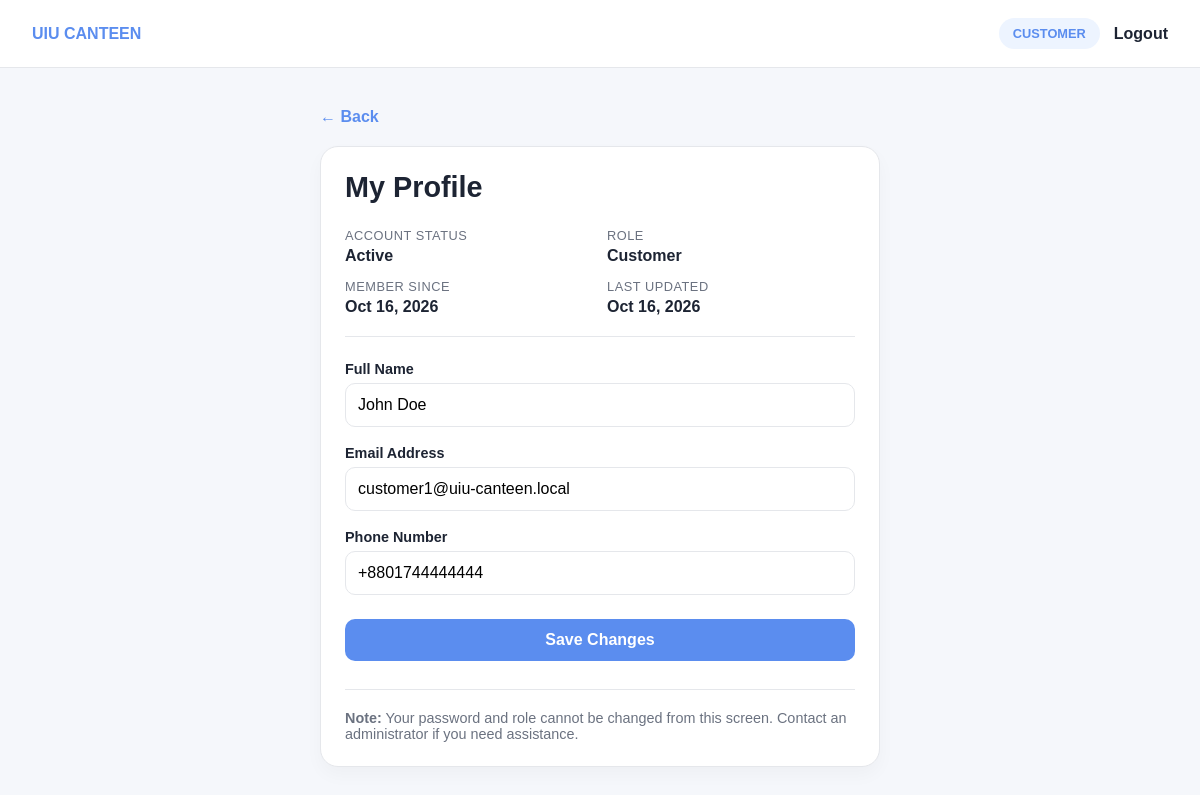
Screenshot of /profile.php (signed in) with the database file from the repository.
### tables this page shows
CREATE TABLE IF NOT EXISTS `users` (
    `id` INT NOT NULL AUTO_INCREMENT,
    `full_name` VARCHAR(100) NOT NULL,
    `email` VARCHAR(150) NOT NULL,
    `phone` VARCHAR(20) DEFAULT NULL,
    `password` VARCHAR(255) NOT NULL,
    `role_id` INT NOT NULL,
    `profile_image` VARCHAR(255) DEFAULT NULL,
    `status` ENUM('active', 'suspended', 'banned') NOT NULL DEFAULT 'active',
    `created_at` TIMESTAMP NOT NULL DEFAULT CURRENT_TIMESTAMP,
    `updated_at` TIMESTAMP DEFAULT CURRENT_TIMESTAMP ON UPDATE CURRENT_TIMESTAMP,
    PRIMARY KEY (`id`),
    UNIQUE KEY `uq_users_email` (`email`),
    KEY `idx_users_role_id` (`role_id`),
    KEY `idx_users_status` (`status`),
    CONSTRAINT `fk_users_role` FOREIGN KEY (`role_id`) REFERENCES `roles` (`id`) ON UPDATE CASCADE
);

CREATE TABLE IF NOT EXISTS `roles` (
    `id` INT NOT NULL AUTO_INCREMENT,
    `name` VARCHAR(50) NOT NULL,
    `description` VARCHAR(255),
    PRIMARY KEY (`id`),
    UNIQUE KEY `uq_roles_name` (`name`)
);

### includes/auth.php (called while the page is built, shortened)
<?php
function e($value)
{
    return htmlspecialchars((string) $value, ENT_QUOTES, 'UTF-8');
}
function currentUserId()
{
    $userId = $_SESSION['user_id'] ?? null;
    return $userId !== null ? (int) $userId : null;
}
function getCurrentUser()
{
    $userId = currentUserId();
    $conn = getDbConnection();
    $stmt = $conn->prepare(
        'SELECT u.id, u.full_name, u.email, u.phone, u.role_id, r.name AS role_name, u.status, u.created_at, u.updated_at
         FROM users u
         INNER JOIN roles r ON r.id = u.role_id
         WHERE u.id = ? LIMIT 1'
    );
    $stmt->bind_param('i', $userId);
    $stmt->execute();
    $result = $stmt->get_result();
    $user = $result->fetch_assoc();
    return $user ?: null;
}

### profile.php (the view, shortened to what this page needs)
<?php
require_once __DIR__ . '/includes/auth.php';
$user = getCurrentUser();
$createdAt = $user['created_at'] ?? null;
$updatedAt = $user['updated_at'] ?? null;
?>
<!DOCTYPE html>
<html lang="en">
<head>
</head>
<body>
    <header class="topbar">
        <div class="brand">UIU CANTEEN</div>
        <div class="top-actions">
            <span class="pill"><?= e(strtoupper($user['role_name'])) ?></span>
            <a class="logout" href="/uiu-canteen/logout.php">Logout</a>
        </div>
    </header>
    <div class="container">
        <a href="javascript:history.back()" class="back-link">← Back</a>
        <div class="panel">
            <h1>My Profile</h1>
            <div class="info-grid">
                <div class="info-item">
                    <div class="label">Account Status</div>
                    <div class="value"><?= e(ucfirst($user['status'])) ?></div>
                </div>
                <div class="info-item">
                    <div class="label">Role</div>
                    <div class="value"><?= e(ucfirst(str_replace('_', ' ', $user['role_name']))) ?></div>
                </div>
                <div class="info-item">
                    <div class="label">Member Since</div>
                    <div class="value"><?= $createdAt ? date('M d, Y', strtotime($createdAt)) : 'N/A' ?></div>
                </div>
                <div class="info-item">
                    <div class="label">Last Updated</div>
                    <div class="value"><?= $updatedAt ? date('M d, Y', strtotime($updatedAt)) : 'N/A' ?></div>
                </div>
            </div>
            <form method="POST">
                <div class="form-group">
                    <label for="full_name">Full Name</label>
                    <input type="text" id="full_name" name="full_name" value="<?= e($user['full_name']) ?>" required>
                </div>
                <div class="form-group">
                    <label for="email">Email Address</label>
                    <input type="email" id="email" name="email" value="<?= e($user['email']) ?>" required>
                </div>
                <div class="form-group">
                    <label for="phone">Phone Number</label>
                    <input type="tel" id="phone" name="phone" value="<?= e($user['phone']) ?>" required>
                </div>
                <div class="form-actions">
                    <button type="submit" class="btn btn-primary">Save Changes</button>
                </div>
            </form>
            <div style="margin-top: 28px; padding-top: 20px; border-top: 1px solid var(--border);">
                <p style="color: var(--muted); font-size: 0.9rem; margin: 0;">
                    <strong>Note:</strong> Your password and role cannot be changed from this screen. Contact an administrator if you need assistance.
                </p>
            </div>
        </div>
    </div>
</body>
</html>

### profile.php (style rules this page uses)
:root { --primary: #5b8def; --primary-soft: #edf4ff; --dark: #1d2433; --muted: #6b7280; --bg: #f5f7fb; --white: #ffffff; --border: #e5e7eb; --success: #16a34a; --danger: #dc2626; }
* { box-sizing: border-box; }
body { margin: 0; font-family: Arial, sans-serif; background: var(--bg); color: var(--dark); }
.topbar { display: flex; align-items: center; justify-content: space-between; background: var(--white); border-bottom: 1px solid var(--border); padding: 18px 32px; position: sticky; top: 0; z-index: 10; }
.brand { font-weight: 800; color: var(--primary); }
.top-actions { display: flex; gap: 14px; align-items: center; }
.pill { background: var(--primary-soft); color: var(--primary); border-radius: 999px; padding: 8px 14px; font-size: 0.8rem; font-weight: 700; }
.logout { color: var(--dark); text-decoration: none; font-weight: 700; }
.container { max-width: 600px; margin: 40px auto; padding: 0 20px; }
.panel { background: var(--white); border: 1px solid var(--border); border-radius: 18px; padding: 24px; box-shadow: 0 8px 18px rgba(15, 23, 42, 0.03); }
.panel h1 { margin: 0 0 24px; font-size: 1.8rem; }
.form-group { display: grid; gap: 6px; margin-bottom: 18px; }
.form-group label { font-weight: 700; font-size: 0.9rem; color: var(--dark); }
.form-group input { padding: 12px; border: 1px solid var(--border); border-radius: 10px; font-size: 1rem; font-family: inherit; }
.form-actions { display: grid; gap: 10px; margin-top: 24px; }
.btn { padding: 12px 18px; border: none; border-radius: 10px; font-weight: 700; cursor: pointer; font-size: 1rem; transition: all 0.2s; }
.btn-primary { background: var(--primary); color: var(--white); }
.info-grid { display: grid; grid-template-columns: 1fr 1fr; gap: 14px; margin-bottom: 24px; padding-bottom: 20px; border-bottom: 1px solid var(--border); }
.info-item .label { color: var(--muted); font-size: 0.8rem; text-transform: uppercase; letter-spacing: 0.04em; }
.info-item .value { font-weight: 700; margin-top: 4px; }
.back-link { display: inline-block; margin-bottom: 20px; color: var(--primary); text-decoration: none; font-weight: 600; }

### rows the page displays
users: role.name "CUSTOMER", status "Active", role.name "Customer", created_at "Oct 16, 2026", updated_at "Oct 16, 2026", full_name "John Doe", email "customer1@uiu-canteen.local", phone "+8801744444444"
